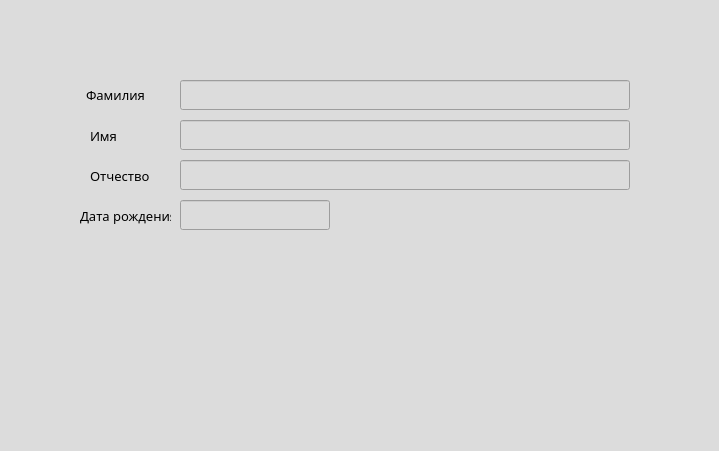
<?xml version="1.0" encoding="UTF-8"?>
<ui version="4.0">
 <class>Form</class>
 <widget class="QWidget" name="Form">
  <property name="geometry">
   <rect>
    <x>0</x>
    <y>0</y>
    <width>719</width>
    <height>451</height>
   </rect>
  </property>
  <property name="windowTitle">
   <string>Form</string>
  </property>
  <property name="styleSheet">
   <string notr="true">background-color: #dcdcdc</string>
  </property>
  <widget class="QLabel" name="label_3">
   <property name="geometry">
    <rect>
     <x>86</x>
     <y>79</y>
     <width>71</width>
     <height>31</height>
    </rect>
   </property>
   <property name="font">
    <font>
     <family>Mongolian Baiti</family>
     <pointsize>10</pointsize>
    </font>
   </property>
   <property name="text">
    <string>Фамилия</string>
   </property>
  </widget>
  <widget class="QLabel" name="label_2">
   <property name="geometry">
    <rect>
     <x>90</x>
     <y>160</y>
     <width>81</width>
     <height>31</height>
    </rect>
   </property>
   <property name="font">
    <font>
     <family>Mongolian Baiti</family>
     <pointsize>10</pointsize>
    </font>
   </property>
   <property name="text">
    <string>Отчество</string>
   </property>
  </widget>
  <widget class="QLabel" name="label_4">
   <property name="geometry">
    <rect>
     <x>90</x>
     <y>120</y>
     <width>71</width>
     <height>31</height>
    </rect>
   </property>
   <property name="font">
    <font>
     <family>Mongolian Baiti</family>
     <pointsize>10</pointsize>
    </font>
   </property>
   <property name="text">
    <string>Имя</string>
   </property>
  </widget>
  <widget class="QLabel" name="label_5">
   <property name="geometry">
    <rect>
     <x>80</x>
     <y>200</y>
     <width>91</width>
     <height>31</height>
    </rect>
   </property>
   <property name="font">
    <font>
     <family>Mongolian Baiti</family>
     <pointsize>10</pointsize>
    </font>
   </property>
   <property name="text">
    <string>Дата рождения</string>
   </property>
  </widget>
  <widget class="QLineEdit" name="lineEdit">
   <property name="geometry">
    <rect>
     <x>180</x>
     <y>80</y>
     <width>450</width>
     <height>30</height>
    </rect>
   </property>
  </widget>
  <widget class="QLineEdit" name="lineEdit_2">
   <property name="geometry">
    <rect>
     <x>180</x>
     <y>120</y>
     <width>450</width>
     <height>30</height>
    </rect>
   </property>
  </widget>
  <widget class="QLineEdit" name="lineEdit_3">
   <property name="geometry">
    <rect>
     <x>180</x>
     <y>160</y>
     <width>450</width>
     <height>30</height>
    </rect>
   </property>
  </widget>
  <widget class="QLineEdit" name="lineEdit_4">
   <property name="geometry">
    <rect>
     <x>180</x>
     <y>200</y>
     <width>150</width>
     <height>30</height>
    </rect>
   </property>
  </widget>
 </widget>
 <resources/>
 <connections/>
</ui>
